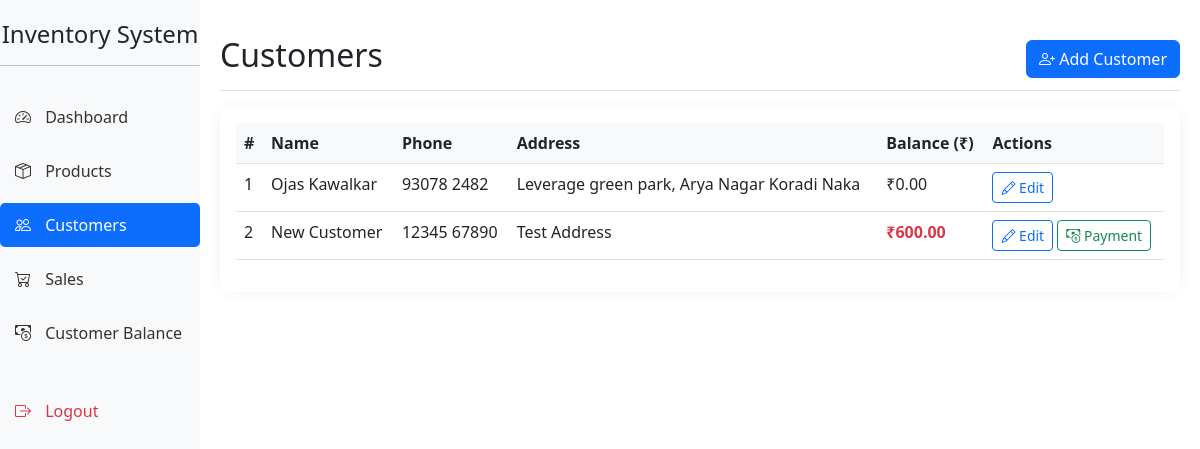
The app's page /customers (signed in) with its own data.
### app.py (models this page shows)
class Customer(db.Model):
    id = db.Column(db.Integer, primary_key=True)
    name = db.Column(db.String(100), nullable=False)
    phone = db.Column(db.String(20))
    address = db.Column(db.String(200))
    gst_number = db.Column(db.String(15))  # 15 characters for GSTIN format: 22AAAAA0000A1Z5
    balance = db.Column(db.Float, default=0.0)

### app.py (the view)
@app.route('/customers')
@login_required
def customers():
    all_customers = Customer.query.all()
    return render_template('customers.html', customers=all_customers)

### app.py (called while the page is built)
@login_manager.user_loader
def load_user(user_id):
    return db.session.get(User, int(user_id))

### templates/customers.html (shortened to what this page needs)
{% extends "base.html" %}
{% block content %}
<div class="d-flex justify-content-between flex-wrap flex-md-nowrap align-items-center pt-3 pb-2 mb-3 border-bottom">
    <h1 class="h2">Customers</h1>
    <div class="btn-toolbar mb-2 mb-md-0">
        <a href="{{ url_for('add_customer') }}" class="btn btn-primary">
            <i class="bi bi-person-plus"></i> Add Customer
        </a>
    </div>
</div>
<div class="card">
    <div class="card-body">
        {% if customers %}
        <div class="table-responsive">
            <table class="table table-hover">
                <thead>
                    <tr>
                        <th>#</th>
                        <th>Name</th>
                        <th>Phone</th>
                        <th>Address</th>
                        <th>Balance (₹)</th>
                        <th>Actions</th>
                    </tr>
                </thead>
                <tbody>
                    {% for customer in customers %}
                    <tr>
                        <td>{{ customer.id }}</td>
                        <td>{{ customer.name }}</td>
                        <td>{{ customer.phone or 'N/A' }}</td>
                        <td>{{ customer.address or 'N/A' }}</td>
                        <td class="{% if customer.balance > 0 %}text-danger fw-bold{% endif %}">
                            ₹{{ "%.2f"|format(customer.balance) }}
                        </td>
                        <td>
                            <a href="{{ url_for('edit_customer', customer_id=customer.id) }}" class="btn btn-sm btn-outline-primary" title="Edit Customer">
                                <i class="bi bi-pencil"></i> Edit
                            </a>
                            {% if customer.balance > 0 %}
                            <a href="{{ url_for('add_payment') }}?customer_id={{ customer.id }}" class="btn btn-sm btn-outline-success" title="Add Payment">
                                <i class="bi bi-cash-coin"></i> Payment
                            </a>
                            {% endif %}
                        </td>
                    </tr>
                    {% endfor %}
                </tbody>
            </table>
        </div>
        {% endif %}
    </div>
</div>
{% endblock %}

### templates/base.html (style rules this page uses)
.card { margin-bottom: 20px; border: none; border-radius: 10px; box-shadow: 0 0 15px rgba(0,0,0,0.05); }
.table th { font-weight: 600; background-color: #f8f9fa; }

### records on screen
Customer: id "1", name "Ojas Kawalkar", phone "93078 2482", address "Leverage green park, Arya Nagar Koradi Naka", balance "0.00"
Customer: id "2", name "New Customer", phone "12345 67890", address "Test Address", balance "600.00"
